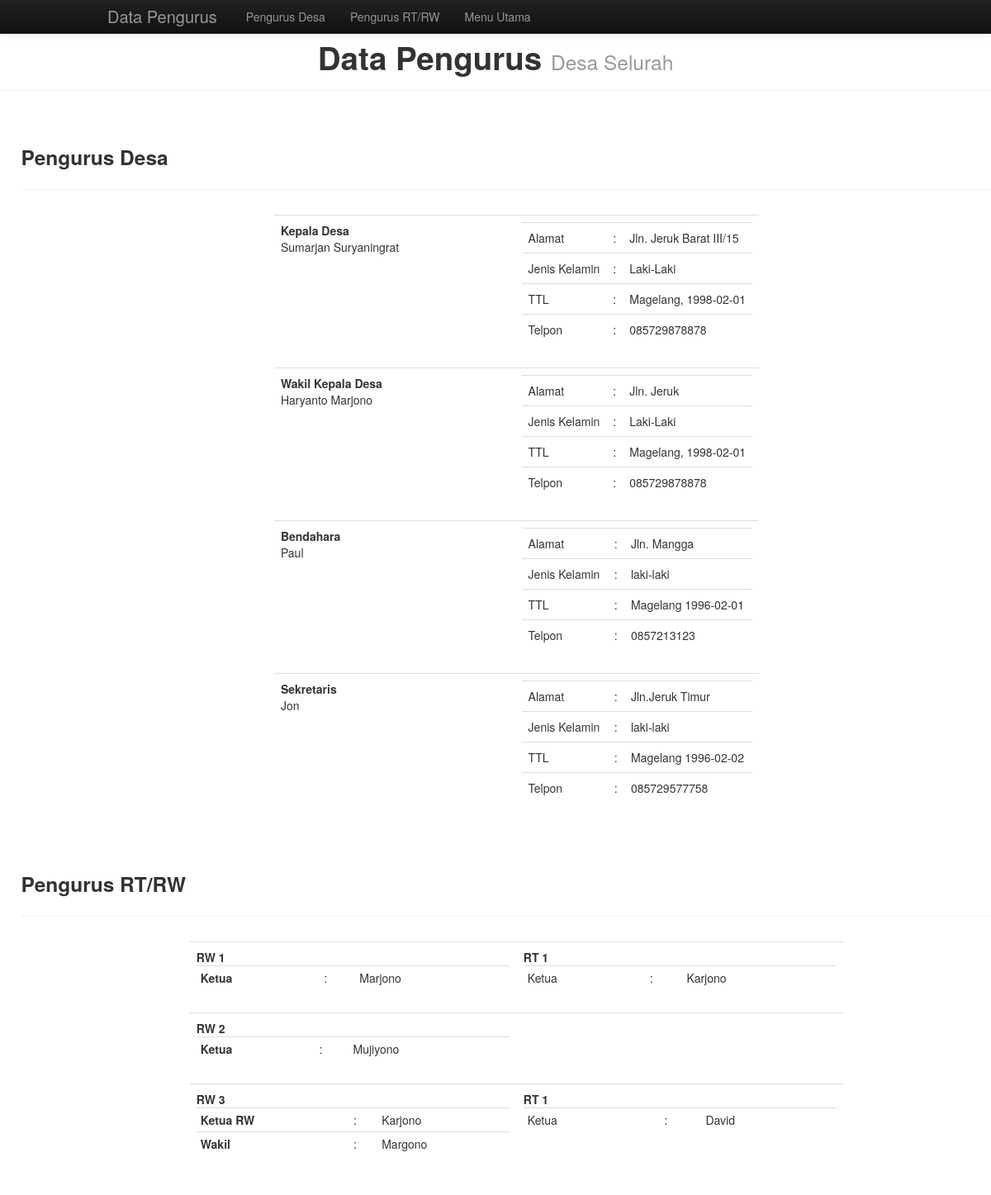
The app's page /pengurus/index.php, older data.
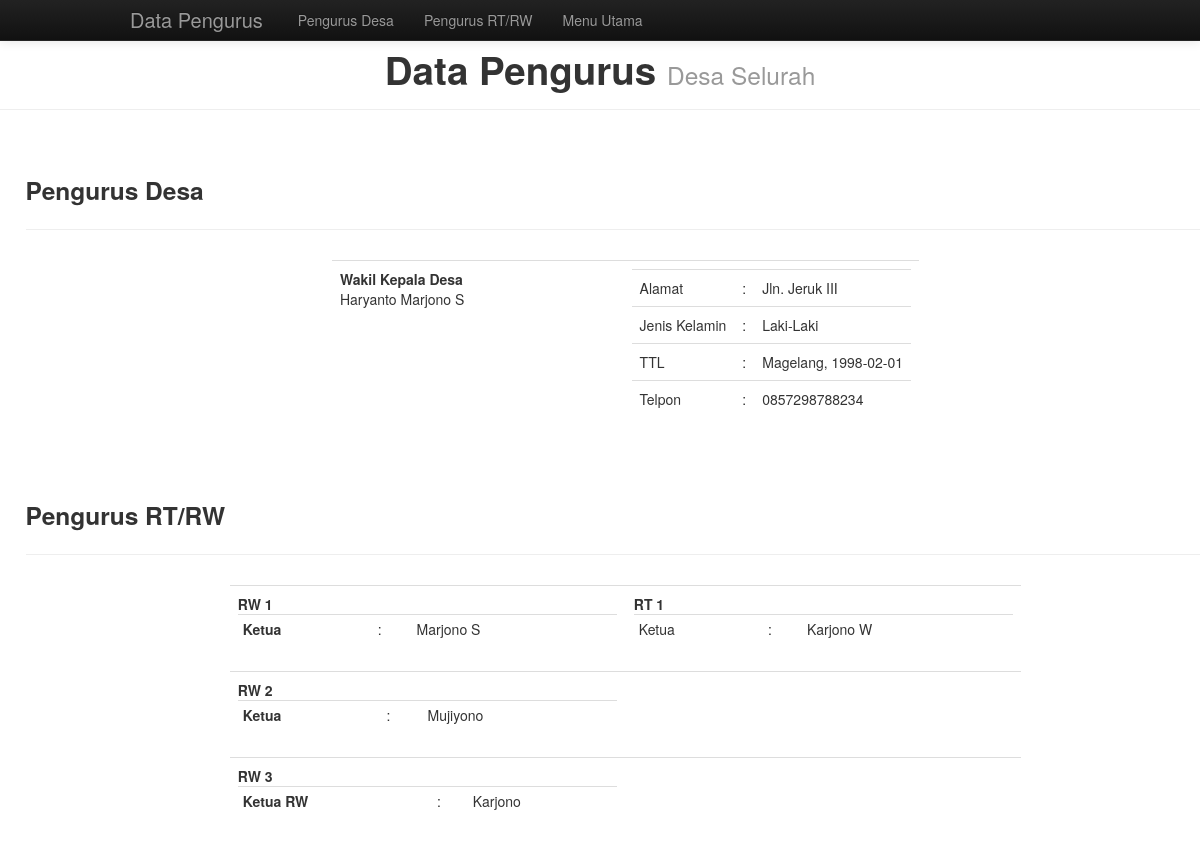
The same page, newer data.
### tables this page shows
CREATE TABLE IF NOT EXISTS `pengurus_desa` (
  `Id` int(6) NOT NULL AUTO_INCREMENT,
  `Nama` varchar(50) NOT NULL,
  `JK` varchar(30) NOT NULL,
  `TTL` varchar(50) NOT NULL,
  `Alamat` varchar(50) NOT NULL,
  `Telp` varchar(20) NOT NULL,
  `Jabatan` varchar(30) NOT NULL,
  `NoIdentitas` varchar(20) NOT NULL,
  PRIMARY KEY (`Id`)
);

CREATE TABLE IF NOT EXISTS `pengurus_rw` (
  `RW` varchar(10) NOT NULL,
  `Nama` varchar(50) NOT NULL,
  `Jabatan` varchar(50) NOT NULL,
  `JK` varchar(9) NOT NULL,
  `Alamat` varchar(50) NOT NULL,
  `TTL` varchar(50) NOT NULL,
  `Telp` varchar(12) NOT NULL
);

CREATE TABLE IF NOT EXISTS `pengurus_rt` (
  `RW` varchar(10) NOT NULL,
  `RT` varchar(10) NOT NULL,
  `Nama` varchar(50) NOT NULL,
  `Jabatan` varchar(50) NOT NULL,
  `JK` varchar(9) NOT NULL,
  `TTL` varchar(50) NOT NULL,
  `Alamat` varchar(50) NOT NULL,
  `Telp` varchar(12) NOT NULL
);

### config.php (called while the page is built, shortened)
<?
	function implement($namaSetting){
		$selectSetting = mysql_query("SELECT * FROM setting WHERE Nama = '$namaSetting'") or die(mysql_error());
		$row = mysql_fetch_array($selectSetting);
		return $row['Isi'];
	}
?>

### pengurus/index.php (the view, shortened to what the changed rows need)
<!DOCTYPE html>
<html>
	<head>
		<link href="../bootstrap/css/bootstrap.min.css" rel="stylesheet">
	</head>
	<body>
		<div id="container-fluid">
			<div class="row-fluid">
			<div class="page-header">
				<? include("../config.php");  ?>
				<br><center><h1>Data Pengurus <small>Desa <? echo implement("Nama Desa"); ?></small></h1></center>
			</div>
			<div class="span6 offset3">
				<table class="table">
					<tbody>
						<?
							$selectPengurusDesa = "SELECT * FROM pengurus_desa";
							$query = mysql_query($selectPengurusDesa);
							while($row = mysql_fetch_array($query)){
								echo "
										<tr>
											<td>
												<span class='span6 pull-left'><strong>$row[Jabatan]</strong><br>$row[Nama]</span>
												<span class='span6 pull-right'>
													<table class='table'>
														<tr>
															<td>Alamat</td>
															<td>:</td>
															<td>$row[Alamat]</td>
														</tr>
														<tr>
															<td>Jenis Kelamin</td>
															<td>:</td>
															<td>$row[JK]</td>
														</tr>
														<tr>
															<td>TTL</td>
															<td>:</td>
															<td>$row[TTL]</td>
														</tr>
														<tr>
															<td>Telpon</td>
															<td>:</td>
															<td>$row[Telp]</td>
														</tr>
													</table>
												</span>
											</td>
										</tr>
										";
							}
						?>
					</tbody>
				</table>
			</div>
			<div class="span8 offset2">
				<table class="table table-hover">
					<tbody>
						<?
							$jumlahRW = mysql_num_rows(mysql_query("SELECT count(RW) FROM pengurus_rw GROUP BY RW"));
							for($RW = 1;$RW <= $jumlahRW;$RW++){
								echo "
											<tr id='RW$RW'>
												<td>
													<span class='span6 pull-left'>
															<strong>RW $RW</strong>
															<table class='table table-condensed'>";
															$pengurusRW = mysql_query("SELECT * FROM pengurus_rw WHERE RW = 'RW$RW'");
															while($row = mysql_fetch_array($pengurusRW)){
																$detail = "
																		<table>
																			<tr>
																				<td>Alamat</td>
																				<td>:</td>
																				<td>$row[Alamat]</td>
																			</tr>
																			<tr>
																				<td>Jenis Kelamin</td>
																				<td>:</td>
																				<td>$row[JK]</td>
																			</tr>
																			<tr>
																				<td>TTL</td>
																				<td>:</td>
																				<td>$row[TTL]</td>
																			</tr>
																			<tr>
																				<td>Telpon</td>
																				<td>:</td>
																				<td>$row[Telp]</td>
																			</tr>
																		</table>
																		";
																echo "
																			<tr class='detail' rel='popover'  data-original-title='$detail'>
																				<td><strong>$row[Jabatan]</strong></td>
																				<td>:</td>
																				<td>$row[Nama]</td>
																			</tr>
																";
															}
								echo "
															</table>
													</span>
													<span class='span6 pull-right'>
										";
								$jumlahRT = mysql_num_rows(mysql_query("SELECT count(RT) FROM pengurus_rt WHERE RW = 'RW$RW' GROUP BY RT"));
								for($RT = 1;$RT <= $jumlahRT;$RT++){
									echo "
															<strong>RT $RT</strong>
															<table class='table  table-condensed'>
											";
											$pengurusRT = mysql_query("SELECT * FROM pengurus_rt WHERE RW='RW$RW' AND RT = 'RT$RT'");
											while($row = mysql_fetch_array($pengurusRT)){
													$detail = "
																		<table>
																			<tr>
																				<td>Alamat</td>
																				<td>:</td>
																				<td>$row[Alamat]</td>
																			</tr>
																			<tr>
																				<td>Jenis Kelamin</td>
																				<td>:</td>
																				<td>$row[JK]</td>
																			</tr>
																			<tr>
																				<td>TTL</td>
																				<td>:</td>
																				<td>$row[TTL]</td>
																			</tr>
																			<tr>
																				<td>Telpon</td>
																				<td>:</td>
																				<td>$row[Telp]</td>
																			</tr>
																		</table>
																		";
												echo "
																<tr class='detail' rel='popover'  data-original-title='$detail'>
																	<td>$row[Jabatan]</td>
																	<td>:</td>
																	<td>$row[Nama]</td>
																</tr>";
											}
									echo "</table>";
								}
								echo "
												</span>
											</td>
										</tr>
								";
							}
						?>
					</tbody>
				</table>
			</div>
	</div>
	</div>
	</body>
</html>

Row changes from the older to the newer data that the page shows:
removed pengurus_desa: Jabatan "Kepala Desa", Nama "Sumarjan Suryaningrat", Alamat "Jln. Jeruk Barat III/15", JK "Laki-Laki", TTL "Magelang, 1998-02-01", Telp "085729878878"
removed pengurus_desa: Jabatan "Bendahara", Nama "Paul", Alamat "Jln. Mangga", JK "laki-laki", TTL "Magelang 1996-02-01", Telp "0857213123"
removed pengurus_desa: Jabatan "Sekretaris", Nama "Jon", Alamat "Jln.Jeruk Timur", JK "laki-laki", TTL "Magelang 1996-02-02", Telp "085729577758"
removed pengurus_rw: Jabatan "Ketua", Nama "Marjono"
removed pengurus_rt: Jabatan "Ketua", Nama "Karjono"
removed pengurus_rw: Jabatan "Wakil", Nama "Margono"
removed pengurus_rt: Jabatan "Ketua", Nama "David"
changed pengurus_desa "Wakil Kepala Desa": Nama "Haryanto Marjono" → "Haryanto Marjono S"; Alamat "Jln. Jeruk" → "Jln. Jeruk III"; Telp "085729878878" → "0857298788234"
added pengurus_rw: Jabatan "Ketua", Nama "Marjono S"
added pengurus_rt: Jabatan "Ketua", Nama "Karjono W"
Text that changed along with them:
list line gone: "RT 1"
